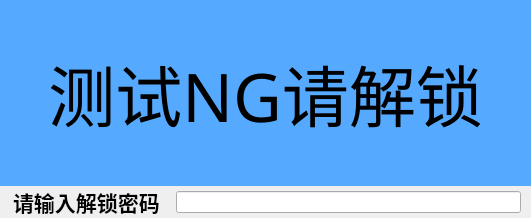
<?xml version="1.0" encoding="UTF-8"?>
<ui version="4.0">
 <class>UnlockDlg</class>
 <widget class="QDialog" name="UnlockDlg">
  <property name="geometry">
   <rect>
    <x>0</x>
    <y>0</y>
    <width>531</width>
    <height>218</height>
   </rect>
  </property>
  <property name="windowTitle">
   <string>UnlockDlg</string>
  </property>
  <property name="styleSheet">
   <string notr="true"/>
  </property>
  <layout class="QHBoxLayout" name="horizontalLayout_3">
   <property name="spacing">
    <number>0</number>
   </property>
   <property name="leftMargin">
    <number>0</number>
   </property>
   <property name="topMargin">
    <number>0</number>
   </property>
   <property name="rightMargin">
    <number>0</number>
   </property>
   <property name="bottomMargin">
    <number>0</number>
   </property>
   <item>
    <layout class="QVBoxLayout" name="verticalLayout">
     <property name="spacing">
      <number>0</number>
     </property>
     <item>
      <widget class="QLabel" name="label">
       <property name="font">
        <font>
         <family>Adobe 楷体 Std R</family>
         <pointsize>50</pointsize>
        </font>
       </property>
       <property name="styleSheet">
        <string notr="true">background-color: rgb(85, 170, 255);</string>
       </property>
       <property name="text">
        <string>测试NG请解锁</string>
       </property>
       <property name="alignment">
        <set>Qt::AlignCenter</set>
       </property>
      </widget>
     </item>
     <item>
      <layout class="QHBoxLayout" name="horizontalLayout_2">
       <item>
        <widget class="QLabel" name="label_2">
         <property name="enabled">
          <bool>true</bool>
         </property>
         <property name="maximumSize">
          <size>
           <width>130</width>
           <height>130</height>
          </size>
         </property>
         <property name="text">
          <string/>
         </property>
         <property name="pixmap">
          <pixmap resource="Resource.qrc">:/images/Resources/images/error.png</pixmap>
         </property>
         <property name="scaledContents">
          <bool>true</bool>
         </property>
        </widget>
       </item>
       <item>
        <layout class="QHBoxLayout" name="horizontalLayout">
         <item>
          <widget class="QLabel" name="label_3">
           <property name="font">
            <font>
             <family>Adobe 楷体 Std R</family>
             <pointsize>16</pointsize>
             <weight>75</weight>
             <bold>true</bold>
            </font>
           </property>
           <property name="text">
            <string>请输入解锁密码</string>
           </property>
          </widget>
         </item>
         <item>
          <spacer name="horizontalSpacer_2">
           <property name="orientation">
            <enum>Qt::Horizontal</enum>
           </property>
           <property name="sizeType">
            <enum>QSizePolicy::Fixed</enum>
           </property>
           <property name="sizeHint" stdset="0">
            <size>
             <width>10</width>
             <height>20</height>
            </size>
           </property>
          </spacer>
         </item>
         <item>
          <widget class="QLineEdit" name="passwordEdit">
           <property name="echoMode">
            <enum>QLineEdit::Password</enum>
           </property>
          </widget>
         </item>
         <item>
          <spacer name="horizontalSpacer">
           <property name="orientation">
            <enum>Qt::Horizontal</enum>
           </property>
           <property name="sizeType">
            <enum>QSizePolicy::Fixed</enum>
           </property>
           <property name="sizeHint" stdset="0">
            <size>
             <width>10</width>
             <height>20</height>
            </size>
           </property>
          </spacer>
         </item>
        </layout>
       </item>
      </layout>
     </item>
    </layout>
   </item>
  </layout>
 </widget>
 <layoutdefault spacing="6" margin="11"/>
 <resources>
  <include location="Resource.qrc"/>
  <include location="Resource.qrc"/>
 </resources>
 <connections/>
</ui>
